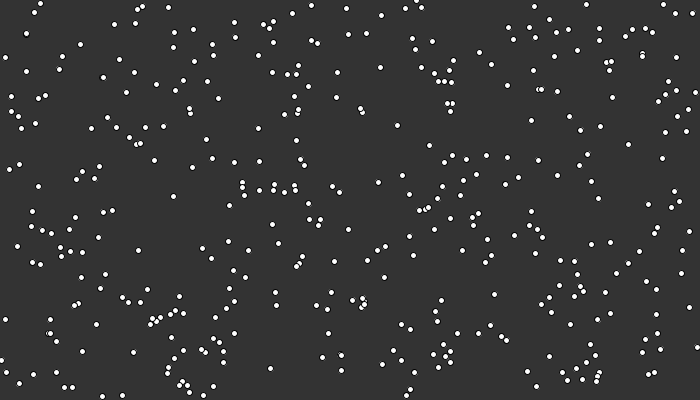
Frame 1 (no input)
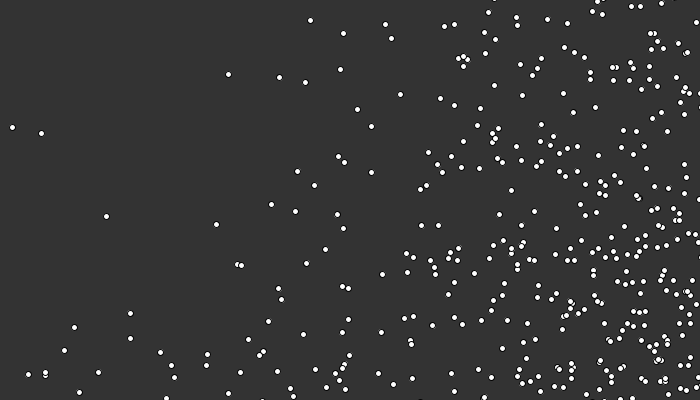
Frame 60 (the mouse pressed at the canvas centre just before this capture)
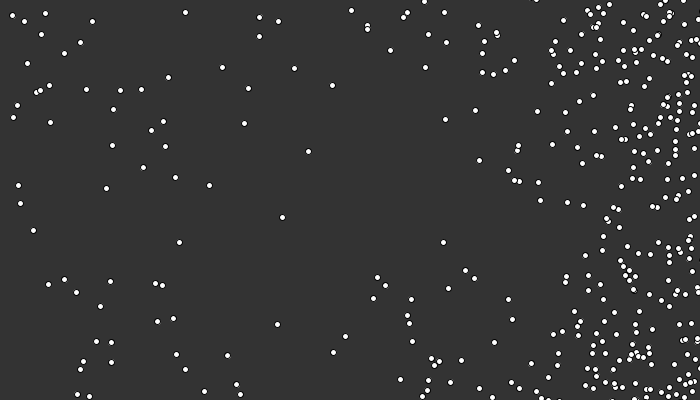
Frame 120 (the mouse held since frame 60 and released just before this capture)

The Processing sketch that drew these frames (run headless with seeded random() and noise(); from frame 60 on, the mouse is pressed at the canvas centre):

// Processing sketch: processing_35938
// ── processing_35938.pde

static final int no_particles = 400;
Particle[] particles = new Particle[no_particles];
 
private float dt;
private int oldMillis;
 
 
private float radius = 3;
 
private boolean grav = true;
 
void setup() {
    size(700, 400);
 
    for (int i = 0; i < no_particles; i++) {
        float x = random(0, width);
        float y = random(0, height);
        particles[i] = new Particle(x, y, radius);
    }
    frameRate(60);
    smooth();
}
 
void draw() {
    updateParticles();
 
    background(51);
 
    for (int i = 0; i < no_particles; i++) {
        int d = parseInt(particles[i].radius * 2);
        ellipse((float) particles[i].posX, (float) particles[i].posY, d, d);
    }
}
 
 
void updateParticles() {
    for (int i = 0; i < no_particles; i++) {
        Particle particle = particles[i];
 
        
        if (particle.posY > height) {
            particle.vY = -abs(particle.vY);
            particle.posY = height;
        }
 
        
        if (particle.posY < 0) {
            particle.vY = abs(particle.vY);
            particle.posY = 0;
        }
 
        
        if (particle.posX < 0) {
            particle.vX = abs(particle.vX);
            particle.posX = 0;
        }
 
        
        if (particle.posX > width) {
            particle.vX = -abs(particle.vX);
            particle.posX = width;
        }
 
        
        for (int j = 0; j < no_particles; j++) {
 
            
            bounce(particles[i], particles[j]);
        }
 
        
        applyMouseGravity(particle);
 
        
        particle.tick();
    }
    dt = 500;
 
}
 
void applyMouseGravity(Particle particle) {
    
        float d = sqrt(pow(particle.posX - mouseX, 2)
                + pow(particle.posY - mouseY, 2))
                * (float) 2.0;
        float ang = atan2(particle.posX - mouseX, particle.posY - mouseY);
        float F = (float) 16 * dt;
        F = min(1 / d, 3);
        
 
        particle.vX += sin(ang) * F;
        particle.vY += cos(ang) * F;
    
}
 
void bounce(Particle a, Particle b) {
    if (sqrt(pow(a.posX - b.posX, 2) + pow(a.posY - b.posY, 2)) < (a.radius + b.radius)) {
        if (sqrt(pow(a.posX - b.posX, 2) + pow(a.posY - b.posY, 2)) > sqrt(pow(
                a.posX + a.vX - b.posX - b.vX, 2)
                + pow(a.posY + a.vY - b.posY - b.vY, 2))) {
 
            float commonTangentAngle = atan2(b.posX - a.posX, b.posY
                    - a.posY)
                    + asin(1);
 
            float v1 = a.getVelocity();
            float v2 = b.getVelocity();
            float w1 = a.getMotionDirection();
            float w2 = b.getMotionDirection();
 
            a.vX = sin(commonTangentAngle) * v1 * cos(w1 - commonTangentAngle) + cos(commonTangentAngle) * v2 * sin(w2 - commonTangentAngle);
            a.vY = cos(commonTangentAngle) * v1 * cos(w1 - commonTangentAngle) - sin(commonTangentAngle) * v2 * sin(w2 - commonTangentAngle);
            b.vX = sin(commonTangentAngle) * v2 * cos(w2 - commonTangentAngle) + cos(commonTangentAngle) * v1 * sin(w1 - commonTangentAngle);
            b.vY = cos(commonTangentAngle) * v2 * cos(w2 - commonTangentAngle) - sin(commonTangentAngle) * v1 * sin(w1 - commonTangentAngle);
 
        }
    }
}
 
class Particle {
 
    float posX;
    float posY;
 
    float vX = 0;
    float vY = 0;
 
    float radius;
 
    Particle(float x, float y, float r) {
        posX = x;
        posY = y;
        radius = r;
    }
 
    float getVelocity() {
        return sqrt(vX * vX + vY * vY);
    }
 
    public float getMotionDirection() {
        return atan2(vX, vY);
    }
 
    void tick() {
        posX += vX * dt;
        posY += vY * dt;
    }
 
}
